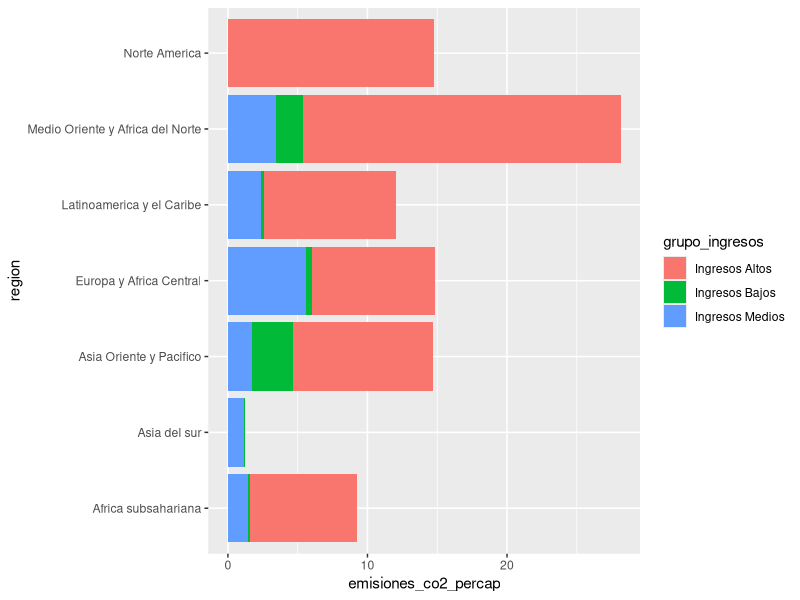

The R script that drew this image:
######################
## Cargar librerías ##
######################
library(readr) # Cargar datos
library(dplyr) # Manejo de datos
library(tidyr) # Transformación de datos
library(stringr) # Manejo de datos tipo texto
library(ggplot2) # Visualizar datos

##################
## Cargar datos ##
##################
datosONU <- read_csv("../datos/DatosONU_select.csv") %>% 
  select(-X1, -`Series Code`) 

################
## Ejercicios ##
################

## Donde vea "***" es donde debe escribir algo

# Modifique la forma de los datos de "ancho" a "largo". Tome las primeras 36 columnas y asigne los nombres a una 
# nueva variable "anio" y sus valores correspondientes a una columna "valor".
(datosONU2 <- datosONU %>% 
  pivot_longer(1:36, names_to = "anio", values_to = "valor"))

# Cambie el nombre de las columnas "Country Name" y "Series Name" a "pais" e "indicador", respectivamente
(datosONU3 <- datosONU2 %>% 
  rename(
    pais = `Country Name`,
    indicador = `Series Name`))

# Cargar datos complementarios
region <- read_csv("../datos/region.csv")
grupo_ingresos <- read_csv("../datos/income_group.csv")

# Una "datosONU3" a las bases "region" y "grupo_ingresos". Asegurese de ver que columnas tienen en común.
# Cambie el nombre de "income group" a "grupo_ingresos".
# Ordene la base para que queden las columnas en el siguiente orden: pais, region, grupo_ingresos, y el resto.
(datosONU4 <- datosONU3 %>% 
  left_join(region, by = c("pais" = "country_name")) %>% 
  left_join(grupo_ingresos, by = c("pais" = "country_name")) %>% 
  rename(grupo_ingresos = income_group) %>% 
  select(pais, region, grupo_ingresos, everything()))

# Cambie el nombre del valor de la columna "indicador" correspondiente a "CO2 emissions (metric tons per capita)" 
# a una forma más simple en español.
(datosONU5 <- datosONU4 %>% 
  mutate(
    indicador = case_when(
      indicador == "CO2 emissions (metric tons per capita)" ~ "emisiones_co2_percap",
      TRUE ~ indicador)
    ))

# Cambie los nombres de las variables "grupo_ingresos" y "region"  español. 
# En el caso de la variable "grupo ingresos", fusione Lower y Upper Middle Income en una sola categoria.
(datosONU6 <- datosONU5 %>%
  mutate(
    grupo_ingresos = case_when(
      grupo_ingresos == "Low Income" ~ "Ingresos Bajos",
      grupo_ingresos %in% c("Lower Middle Income", "Upper Middle Income") ~ "Ingresos Medios",
      grupo_ingresos == "High Income" ~ "Ingresos Altos"),
    region = case_when(
      region == "East Asia and Pacific" ~ "Asia Oriente y Pacifico",
      region == "Europe and Central Afica" ~ "Europa y Africa Central",
      region == "Latin America and the Caribbean" ~ "Latinoamerica y el Caribe",
      region == "Middle East and North Africa" ~ "Medio Oriente y Africa del Norte",
      region == "North America" ~ "Norte America",
      region == "South Asia" ~ "Asia del sur",
      region == "Sub-saharan Africa" ~ "Africa subsahariana")))

# Asigne los valores de "indicador" como columnas y complete los valores con la columna "valor"
(datosONU7 <- datosONU6 %>% 
  pivot_wider(names_from = indicador, values_from = valor))

# Sobreescriba la columna "anio" extrayendo solo el valor numérico correspondiente. Asegurese que
# la variable quede como tupo numérico y no texto.
(datosONU8 <- datosONU7 %>% 
  mutate(anio = str_sub(anio, 1, 4),
      anio = as.numeric(anio)))

# Tomando solo datos del año 2007, calcule el promedio de "emisiones_co2_percap" para cada combinación de
# grupo_ingresos y region
(datosONU9 <- datosONU8 %>% 
  filter(anio == 2007) %>% 
  group_by(grupo_ingresos, region) %>% 
  summarise(emisiones_co2_percap = mean(emisiones_co2_percap, na.rm = TRUE)))

# Genere un gráfico de barras con region como eje X, emisiones_co2_percap com eje Y
# y que el relleno de cada barra diferencie entre grupo_ingresos.
datosONU9 %>% 
  ggplot(aes(x = region, y = emisiones_co2_percap, fill = grupo_ingresos)) +
  geom_col() +
  coord_flip()

# Genere una tabla con regiones como filas y grupos de ingreso como columnas.
datosONU9 %>% 
  pivot_wider(names_from = grupo_ingresos, values_from = emisiones_co2_percap, 
              values_fill = 0)
